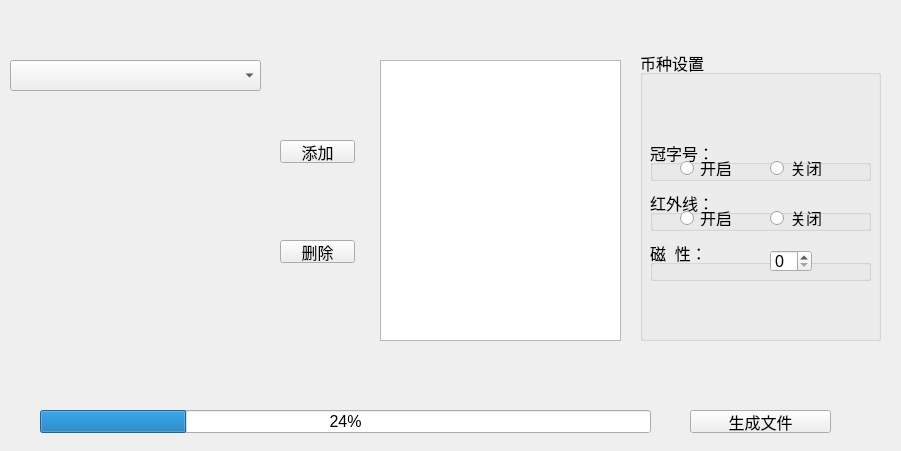
<?xml version="1.0" encoding="UTF-8"?>
<ui version="4.0">
 <class>Widget</class>
 <widget class="QWidget" name="Widget">
  <property name="geometry">
   <rect>
    <x>0</x>
    <y>0</y>
    <width>901</width>
    <height>451</height>
   </rect>
  </property>
  <property name="font">
   <font>
    <family>Arial</family>
    <pointsize>12</pointsize>
    <weight>50</weight>
    <bold>false</bold>
   </font>
  </property>
  <property name="windowTitle">
   <string>Widget</string>
  </property>
  <widget class="QListView" name="listView">
   <property name="geometry">
    <rect>
     <x>380</x>
     <y>60</y>
     <width>241</width>
     <height>281</height>
    </rect>
   </property>
   <property name="font">
    <font>
     <pointsize>16</pointsize>
    </font>
   </property>
  </widget>
  <widget class="QPushButton" name="pushButton">
   <property name="geometry">
    <rect>
     <x>280</x>
     <y>140</y>
     <width>75</width>
     <height>23</height>
    </rect>
   </property>
   <property name="text">
    <string>添加</string>
   </property>
  </widget>
  <widget class="QPushButton" name="pushButton_2">
   <property name="geometry">
    <rect>
     <x>280</x>
     <y>240</y>
     <width>75</width>
     <height>23</height>
    </rect>
   </property>
   <property name="text">
    <string>删除</string>
   </property>
  </widget>
  <widget class="QProgressBar" name="progressBar">
   <property name="geometry">
    <rect>
     <x>40</x>
     <y>410</y>
     <width>611</width>
     <height>23</height>
    </rect>
   </property>
   <property name="value">
    <number>24</number>
   </property>
  </widget>
  <widget class="QPushButton" name="pushButton_3">
   <property name="geometry">
    <rect>
     <x>690</x>
     <y>410</y>
     <width>141</width>
     <height>23</height>
    </rect>
   </property>
   <property name="text">
    <string>生成文件</string>
   </property>
  </widget>
  <widget class="QGroupBox" name="groupBox">
   <property name="geometry">
    <rect>
     <x>640</x>
     <y>50</y>
     <width>241</width>
     <height>291</height>
    </rect>
   </property>
   <property name="title">
    <string>币种设置</string>
   </property>
   <widget class="QGroupBox" name="groupBox_2">
    <property name="geometry">
     <rect>
      <x>10</x>
      <y>90</y>
      <width>221</width>
      <height>41</height>
     </rect>
    </property>
    <property name="title">
     <string>冠字号：</string>
    </property>
    <widget class="QRadioButton" name="radioButton">
     <property name="geometry">
      <rect>
       <x>30</x>
       <y>20</y>
       <width>61</width>
       <height>16</height>
      </rect>
     </property>
     <property name="text">
      <string>开启</string>
     </property>
    </widget>
    <widget class="QRadioButton" name="radioButton_2">
     <property name="geometry">
      <rect>
       <x>120</x>
       <y>20</y>
       <width>51</width>
       <height>16</height>
      </rect>
     </property>
     <property name="text">
      <string>关闭</string>
     </property>
    </widget>
   </widget>
   <widget class="QGroupBox" name="groupBox_3">
    <property name="geometry">
     <rect>
      <x>10</x>
      <y>140</y>
      <width>221</width>
      <height>41</height>
     </rect>
    </property>
    <property name="title">
     <string>红外线：</string>
    </property>
    <widget class="QRadioButton" name="radioButton_3">
     <property name="geometry">
      <rect>
       <x>30</x>
       <y>20</y>
       <width>51</width>
       <height>16</height>
      </rect>
     </property>
     <property name="text">
      <string>开启</string>
     </property>
    </widget>
    <widget class="QRadioButton" name="radioButton_4">
     <property name="geometry">
      <rect>
       <x>120</x>
       <y>20</y>
       <width>61</width>
       <height>16</height>
      </rect>
     </property>
     <property name="text">
      <string>关闭</string>
     </property>
    </widget>
   </widget>
   <widget class="QGroupBox" name="groupBox_4">
    <property name="geometry">
     <rect>
      <x>10</x>
      <y>190</y>
      <width>221</width>
      <height>41</height>
     </rect>
    </property>
    <property name="title">
     <string>磁  性：</string>
    </property>
    <widget class="QSpinBox" name="spinBox">
     <property name="geometry">
      <rect>
       <x>120</x>
       <y>10</y>
       <width>42</width>
       <height>22</height>
      </rect>
     </property>
    </widget>
   </widget>
  </widget>
  <widget class="QComboBox" name="comboBox">
   <property name="geometry">
    <rect>
     <x>10</x>
     <y>60</y>
     <width>251</width>
     <height>31</height>
    </rect>
   </property>
   <property name="font">
    <font>
     <family>Arial</family>
     <pointsize>16</pointsize>
     <weight>50</weight>
     <bold>false</bold>
    </font>
   </property>
  </widget>
 </widget>
 <layoutdefault spacing="6" margin="11"/>
 <resources/>
 <connections/>
</ui>
